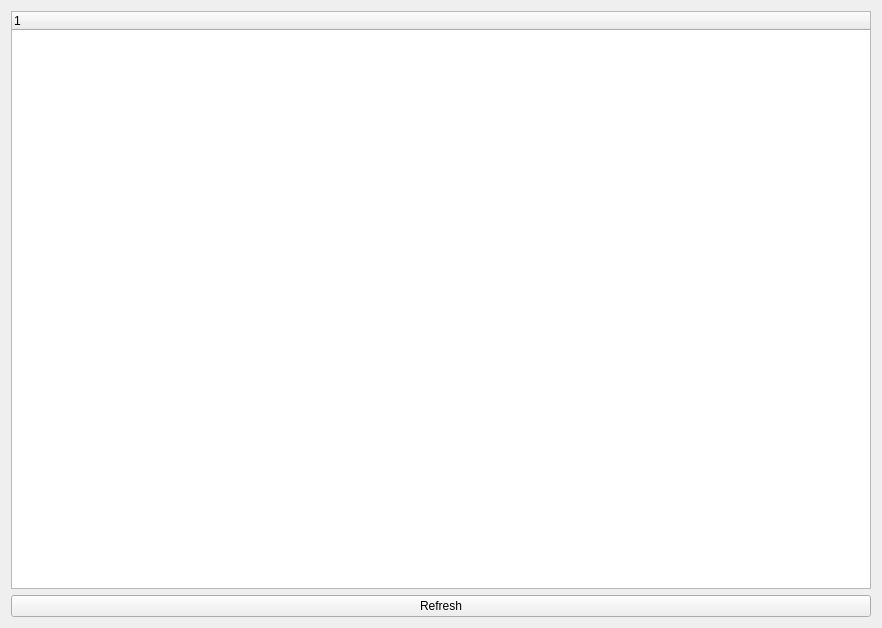
<?xml version="1.0" encoding="UTF-8"?>
<ui version="4.0">
 <class>wdObjectView</class>
 <widget class="QWidget" name="wdObjectView">
  <property name="geometry">
   <rect>
    <x>0</x>
    <y>0</y>
    <width>882</width>
    <height>628</height>
   </rect>
  </property>
  <property name="sizePolicy">
   <sizepolicy hsizetype="Expanding" vsizetype="Expanding">
    <horstretch>100</horstretch>
    <verstretch>100</verstretch>
   </sizepolicy>
  </property>
  <property name="maximumSize">
   <size>
    <width>16777215</width>
    <height>16777215</height>
   </size>
  </property>
  <property name="windowTitle">
   <string>wdObjectView</string>
  </property>
  <layout class="QVBoxLayout" name="verticalLayout">
   <item>
    <layout class="QHBoxLayout" name="horizontalLayout">
     <property name="sizeConstraint">
      <enum>QLayout::SetMaximumSize</enum>
     </property>
     <item>
      <widget class="QTreeWidget" name="tvwObjects">
       <column>
        <property name="text">
         <string notr="true">1</string>
        </property>
       </column>
      </widget>
     </item>
    </layout>
   </item>
   <item>
    <layout class="QHBoxLayout" name="horizontalLayout_3">
     <property name="sizeConstraint">
      <enum>QLayout::SetMaximumSize</enum>
     </property>
     <item>
      <widget class="QPushButton" name="btnRefresh">
       <property name="text">
        <string>Refresh</string>
       </property>
      </widget>
     </item>
    </layout>
   </item>
  </layout>
 </widget>
 <resources/>
 <connections/>
</ui>
